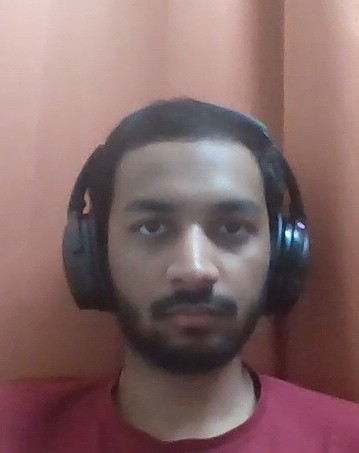
#> input picture backend/reference_faces/reference.jpg, 359 x 453 px; its folder holds only this picture in this run
$ python -i anti_spoofing.py   (imports and definitions only)   (older library calls are emulated)
#> lines starting #> are read from the running program, lines starting #| are printed output that depends on the picture; after the words box and inside, x2 and y2 are one past the last pixel; in counts of white or black regions, pixels touching at a corner belong together
"""Anti-spoofing and liveness detection utility module.

Provides algorithmic and signal-analysis models for:
1. Voice Anti-Spoofing (AI Voice Clone, TTS, and Replay Detection)
2. Facial Liveness & Deepfake Detection (Spatial-frequency, FFT, Chromaticity, and Edge blending analysis)
3. Document Forgery & Tampering Verification (Error Level Analysis, ID Face Extraction)
"""

import os
import cv2
import numpy as np
import scipy.signal
import soundfile as sf
from PIL import Image, ImageChops, ImageEnhance

_FACE_CASCADE = None


def _get_face_cascade() -> cv2.CascadeClassifier:
    """Lazily load the shared Haar cascade used for face-presence gating."""
    global _FACE_CASCADE
    if _FACE_CASCADE is None:
        cascade_path = cv2.data.haarcascades + "haarcascade_frontalface_default.xml"
        _FACE_CASCADE = cv2.CascadeClassifier(cascade_path)
    return _FACE_CASCADE


# [109 lines left out: functions voice_features, analyze_voice_liveness, not called in this run]


def analyze_facial_liveness(image_path: str) -> dict:
    """Analyze face image for AI Deepfake (GAN/Diffusion), screen replay, or print presentation attack.

    Returns dict with face_liveness_score (0..1), is_deepfake, liveness_status, and details.
    """
#> called with image_path = '../reference_faces/reference.jpg'
    img = cv2.imread(image_path)
#> img is the input picture: shape (453, 359, 3); mean B, G, R 103.1, 103.3, 131.9
    if img is None:
        return {
            "face_liveness_score": 0.0,
            "is_deepfake": True,
            "liveness_status": "INVALID_IMAGE",
            "liveness_status_description": "Image file could not be read.",
            "details": {"error": "Could not read image file"},
        }

    # 0. Face-presence gate — without this, the heuristics below happily score
    # blank walls or empty frames. No face means the interaction can't be
    # verified, so this fails closed rather than defaulting to "genuine".
    full_gray = cv2.cvtColor(img, cv2.COLOR_BGR2GRAY)
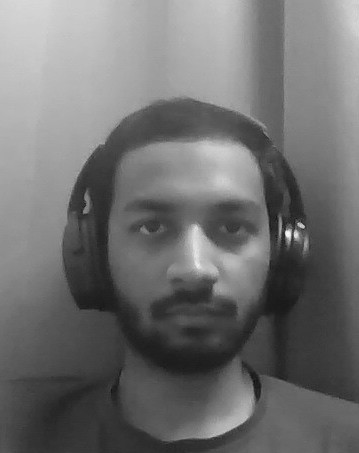
#> full_gray: shape (453, 359); min 13, max 246, mean 111.8
    faces = _get_face_cascade().detectMultiScale(full_gray, scaleFactor=1.1, minNeighbors=4)
#> faces = [[84, 145, 213, 213]]

    if len(faces) == 0:
        return {
            "face_liveness_score": 0.05,
            "is_deepfake": True,
            "liveness_status": "NO_FACE_DETECTED",
            "liveness_status_description": "No face was detected in frame.",
            "details": {"faces_found": 0, "multiple_faces_detected": False},
        }

    # If more than one face is in frame, analyze the largest — the subject
    # closest to camera — rather than an arbitrary detection-order index.
    multiple_faces_detected = len(faces) > 1
#> multiple_faces_detected = False
    fx, fy, fw, fh = max(faces, key=lambda f: f[2] * f[3])
#> fx = 84; fy = 145; fw = 213; fh = 213

    # Pad the crop so liveness cues near the face edge (hairline, jaw) aren't clipped.
    pad_x, pad_y = int(fw * 0.15), int(fh * 0.15)
#> pad_x = 31; pad_y = 31
    x0, y0 = max(0, fx - pad_x), max(0, fy - pad_y)
#> x0 = 53; y0 = 114
    x1, y1 = min(img.shape[1], fx + fw + pad_x), min(img.shape[0], fy + fh + pad_y)
#> x1 = 328; y1 = 389
    img = img[y0:y1, x0:x1]
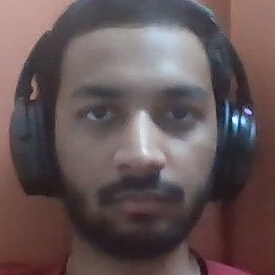
#> img: shape (275, 275, 3); mean B, G, R 85.5, 84.4, 100.6
    gray = full_gray[y0:y1, x0:x1]
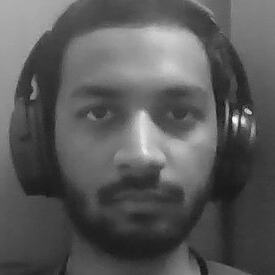
#> gray: shape (275, 275); min 13, max 246, mean 89.3

    # 1. Laplacian Variance (Blur & Focus check for Screen Replay / Print Attack)
    laplacian_var = float(cv2.Laplacian(gray, cv2.CV_64F).var())
#> laplacian_var = 104.6

    # 2. Fast Fourier Transform (FFT) High-Frequency Decay
    # Generative AI (GANs/Deepfakes) often leave high-frequency grid artifacts or over-smoothed spectrum
    f = np.fft.fft2(gray)
    fshift = np.fft.fftshift(f)
    magnitude_spectrum = 20 * np.log(np.abs(fshift) + 1e-9)
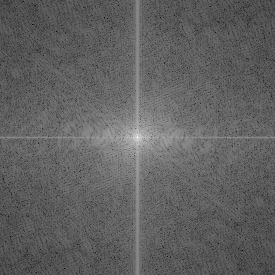
#> magnitude_spectrum: shape (275, 275) float64; min 15.61, max 314.5, mean 129.8; drawn with min black and max white

    h, w = gray.shape
#> h = 275; w = 275
    cy, cx = h // 2, w // 2
#> cy = 137; cx = 137
    # Radius for high frequency
    r = min(h, w) // 4
#> r = 68
    mask = np.ones((h, w), np.uint8)
    cv2.circle(mask, (cx, cy), r, 0, -1)
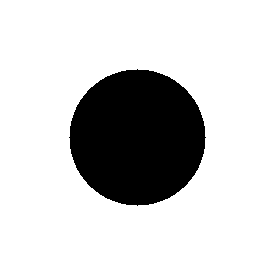
#> mask: shape (275, 275); values 0 (black) and 1 (white), 80.8% white; 1 black region, box (x1, y1, x2, y2) and area: (69, 69, 206, 206) 14505

    high_freq_energy = np.mean(magnitude_spectrum[mask == 1])
#> high_freq_energy = 123.6
    low_freq_energy = np.mean(magnitude_spectrum[mask == 0]) + 1e-9
#> low_freq_energy = 155.5
    freq_ratio = float(high_freq_energy / low_freq_energy)
#> freq_ratio = 0.795

    # 3. YCrCb Chromaticity Variance (Skin Reflectance Liveness Check)
    ycrcb = cv2.cvtColor(img, cv2.COLOR_BGR2YCrCb)
#> ycrcb: shape (275, 275, 3); mean of channels 0, 1, 2 89.3, 136, 125.8
    cr_var = float(np.var(ycrcb[:, :, 1]))
#> cr_var = 65.27
    cb_var = float(np.var(ycrcb[:, :, 2]))
#> cb_var = 28.54
    chroma_var = cr_var + cb_var
#> chroma_var = 93.8

    # 4. Score Calculation
    liveness_score = 0.50

    # Screen replay check (extreme high or low blur)
    if laplacian_var > 100 and laplacian_var < 1500:
        liveness_score += 0.25
    elif laplacian_var <= 50:
        # Heavily blurred / screen capture artifact
        liveness_score -= 0.30
    else:
        liveness_score += 0.10

    # FFT frequency check
    if freq_ratio > 0.40 and freq_ratio < 0.85:
        liveness_score += 0.20
    else:
        # Deepfake / GAN frequency anomaly
        liveness_score -= 0.20

    # Chromatic skin reflectance check
    if chroma_var > 30 and chroma_var < 500:
        liveness_score += 0.15
    else:
        liveness_score -= 0.15

    liveness_score = float(np.clip(liveness_score, 0.05, 0.98))

    # Same graded, honest labeling as the voice module — see the comment
    # there. The old logic split on a single laplacian_var threshold and
    # named a specific attack ("SCREEN_REPLAY_ATTACK"); this describes the
    # measurement instead of asserting a mechanism we can't actually confirm.
    is_deepfake = liveness_score < 0.65
    if liveness_score >= 0.65:
        liveness_status = "LIKELY_GENUINE"
        liveness_status_description = "Sharpness, frequency, and color-variance checks are all consistent with a live face."
    elif liveness_score >= 0.50:
        liveness_status = "BORDERLINE_CLOSE_TO_GENUINE"
        liveness_status_description = "Close to the genuine threshold — recommend a manual re-check rather than an automatic decision."
    elif liveness_score >= 0.30:
        liveness_status = "ATYPICAL_VISUAL_PROFILE"
        liveness_status_description = "Unusual blur, frequency, or color-variance characteristics detected. This may indicate a screen replay, printed photo, or deepfake — not confirmed as any specific one."
    else:
        liveness_status = "STRONG_PRESENTATION_ATTACK_INDICATORS"
        liveness_status_description = "Multiple heuristic signals (sharpness, frequency spectrum, color variance) are all well outside the live-face range."

    return {
        "face_liveness_score": round(liveness_score, 2),
        "is_deepfake": is_deepfake,
        "liveness_status": liveness_status,
        "liveness_status_description": liveness_status_description,
        "details": {
            "laplacian_variance": round(laplacian_var, 2),
            "fft_frequency_ratio": round(freq_ratio, 3),
            "chroma_variance": round(chroma_var, 2),
            "faces_found": len(faces),
            "multiple_faces_detected": multiple_faces_detected,
        },
    }


# [92 lines left out: function analyze_document_authenticity, not called in this run]

>>> result = analyze_facial_liveness('../reference_faces/reference.jpg')
#> result = 5 items
